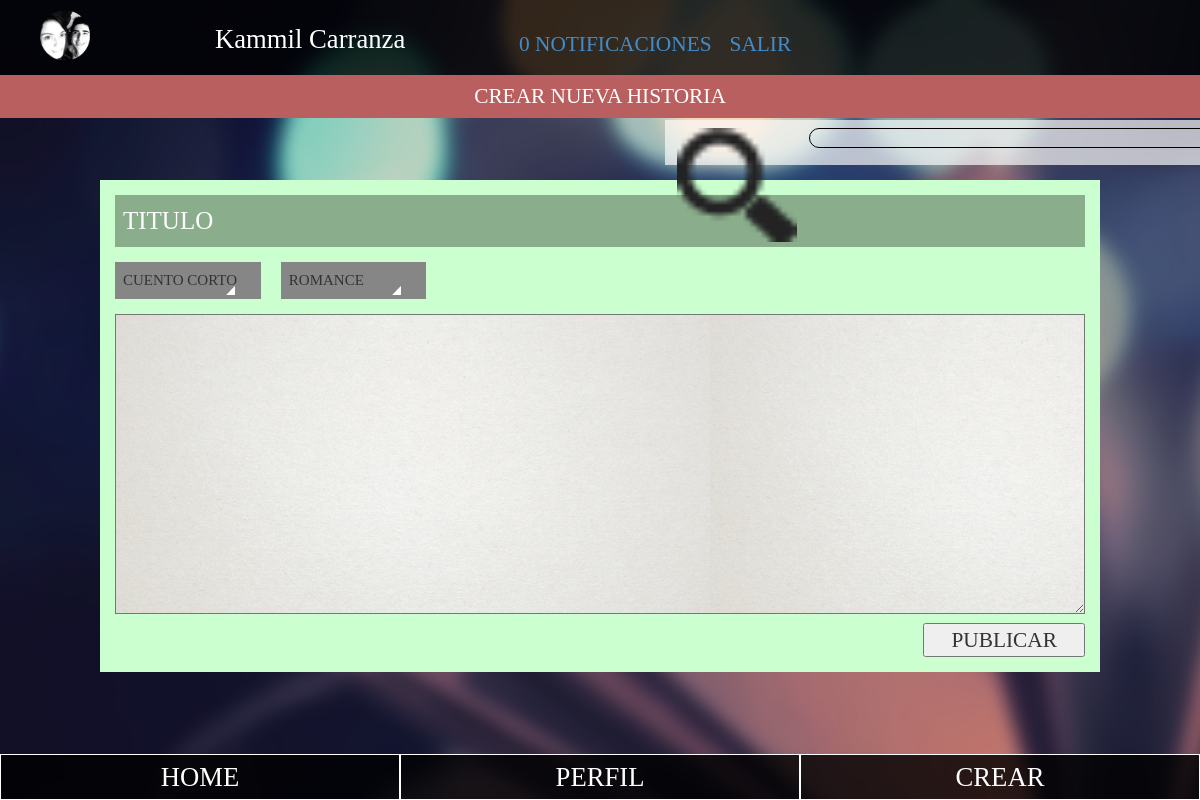
The app's page /crear.php (signed in) with its own data.
### tables this page shows
CREATE TABLE IF NOT EXISTS `usuarios` (
  `id` int(11) NOT NULL AUTO_INCREMENT,
  `correo` varchar(1024) NOT NULL,
  `nombre` varchar(1024) NOT NULL,
  `contrasena` varchar(1024) NOT NULL,
  `nacimiento` date NOT NULL,
  `genero` varchar(256) NOT NULL,
  `rutaImg` varchar(1024) NOT NULL,
  PRIMARY KEY (`id`)
);

### crear.php (the view, shortened to what this page needs)
<!DOCTYPE html>
<html>
	 <html class="no-js">
	<head>
	  <link rel="stylesheet" href="css/bootstrap.min.css">
	  <link rel="stylesheet" href="css/main.css">
	</head>
	<body>
	<header id="head_principal">
    	<div id='cabecera'>
      		<figure class="col-xs-1">
        		<?php
            include_once("includes/database.php");
            $sql="SELECT usuarios.nombre AS nombre, usuarios.id AS idUsuario, usuarios.rutaImg AS imagen  FROM Continuara.usuarios WHERE usuarios.id='". $_SESSION["username"]."'";
            $resultado=mysqli_query($con,$sql);
            while ($row= mysqli_fetch_array($resultado)) {
               echo"<img id='foto_perfil' src=".$row["imagen"].">";
              ?>
      		</figure>
      		<div class="col-xs-1"></div>
      		 <?php
              echo"<h1 class='col-xs-3'>".$row["nombre"]."</h1>";
            }
              ?>
      		<nav class="col-xs-6">
        		<ul>
               <a id="notificacion" href="#"><li>0 NOTIFICACIONES</li></a>
          		 <a href="includes/terminarSesion.php"><li class='raya'>SALIR</li></a>
       			</ul>
      		</nav>
    	</div>
    	<div class="nave_buscador col-xs-12">
        	<div class="buscador col-xs-9">
           		<figure  class="col-xs-2">
           			<img src="img/buscar_icon.png" alt="">
           		</figure>
           		<input  class="buscador col-xs-10"type="text">
        	</div>
   		</div>
    </header>
    <div class = 'nombre_seccion'>
    	<h4>CREAR NUEVA HISTORIA</h4>
    </div>
		<div class="col-xs-1"></div>
		<section class='col-xs-10' id='crear'>
			<form id="crearHist" class ='escribir' method="POST">
				<input id="tituloCrear" type="text" name="titulo" value="TITULO">
				  <select id="tipoCrear" name = "tipo">
          <option value = "cuento corto">CUENTO CORTO</option>
        </select>
        <select id="generoCrear" name = "genero">
          <option value = "Romance">ROMANCE</option>
        </select>
        <textarea id="contenidoCrear" name="contenido"></textarea>
				<div class="col-xs-10"></div>
				<input class="col-xs-2" type="submit" value="PUBLICAR">
			</form>
		</section>
		<div class="col-xs-1"></div>
		<nav class="col-xs-12" id='menu'>
        <ul>
           <a href="home.php"><li class="col-xs-4">HOME</li></a>
          <a href="perfil.php"><li class="col-xs-4">PERFIL</li></a>
          <a href="crear.php"><li class="col-xs-4">CREAR</li></a>
        </ul>
      </nav>
	</body>
</html>

### css/main.css (style rules this page uses)
* { margin: 0; padding: 0; }
body { background-image: url('../img/fondo.png'); margin: 0px; font-family: Bebas Neue; }
header { left: 0; position: fixed; padding-top: 20px; padding-bottom: 20px; top: 0; width: 100%; z-index: 3; }
.col-xs-2 { padding: 0; }
.col-xs-1 { padding-bottom: 5px; }
#head_principal { position: fixed; padding-top: 0; padding-bottom: 0; z-index: 5; }
#cabecera { background: rgba(0, 0, 0, .8); height: 75px; padding-top: 10px; width: 100%; }
#cabecera h1 { color: white; display: inline; font-size: 16px; margin-top: 4%; padding-left: 10px; }
#cabecera figure { padding-left: 40px; }
#foto_perfil { width: 50px; }
#cabecera nav { color: white; display: inline; font-size: 16px; padding-top: 19px; }
#cabecera ul { display: inline-block; }
#cabecera li { display: inline-block; padding-left: 4px; padding-right: 10px; }
.col-xs-12 { padding-left: 0; padding-right: 0; }
.buscador { background-color: rgba(250,250,250,0.7); padding-top: 10px; padding-bottom: 0px; }
.buscador img { width: 100%; background:none; }
.buscador figure { padding: 12px; padding-top: 0; background:none; }
.buscador input { background: none; border: 1px solid black; border-radius: 10px; height: 20px; }
.nombre_seccion { background: rgb(186, 95, 95); color: white; position: fixed; text-align: center; top:115px; width: 100%; z-index: 5; }
#menu { background: rgba(0, 0, 0, .8); bottom: 0; display: inline; left: 0; position: fixed; z-index: 5; }
#menu ul { display: inline; }
#menu li { border: 1px solid white; color: white; display: inline; font-size: 20pt; padding: 3px; text-align: center; }
section { height: 100%; padding: 15px; margin: 180px auto 30px auto; }
#crear { background: rgb(204, 255, 207); }
.escribir input { font-family: Bebas Neue; }
.escribir input[type="text"] { appearance: none; background: rgba(75, 94, 75, .5); border: none; color: white; font-size: 25px; margin-bottom: 15px; padding: 8px; width: 100%; }
.escribir select { -webkit-appearance: none; background-image: url('../img/seleccionar.png'); border: none; border-radius: 0px; font-family: Bebas Neue; font-size: 15px; margin-right: 15px; padding: 8px; width: 30%; }
.escribir option { -webkit-appearance: none; border: none; border-radius: 0px; background-color: red; }
.escribir textarea { background-image: url('../img/textura1.png'); height: 300px; margin-top: 15px; width: 100%; }
a { text-align: right; text-decoration: none; }
@media screen and (min-width:800px) { body { font-size: 16pt; } }
@media screen and (min-width:800px) { #cabecera h1 { font-size: 20pt; margin-top: 0; padding: 15px; } }
@media screen and (min-width:800px) { .buscador { background-color: rgba(250,250,250,0.7); padding: 8px 0 0 0; height: 45px; } }
@media screen and (min-width:800px) { .buscador figure { background:none; width: 16%; } }
@media screen and (min-width:800px) { .buscador img { width: 100%; background:none; } }
@media screen and (min-width:800px) { .buscador input { padding: 0; font-size: 14pt; } }
@media screen and (min-width:800px) { #cabecera li { font-size: 16pt; } }
@media screen and (min-width:800px) { .nombre_seccion h4 { font-size: 16pt; } }
@media screen and (min-width:800px) { .nave_buscador { position: absolute; top: 120px; left: 665px; } }
@media screen and (min-width:800px) { .nombre_seccion { position: fixed; top:75px; } }
@media screen and (min-width:800px) { .escribir select { width: 15%; } }

### records on screen
usuarios: rutaImg (picture), nombre "Kammil Carranza"
